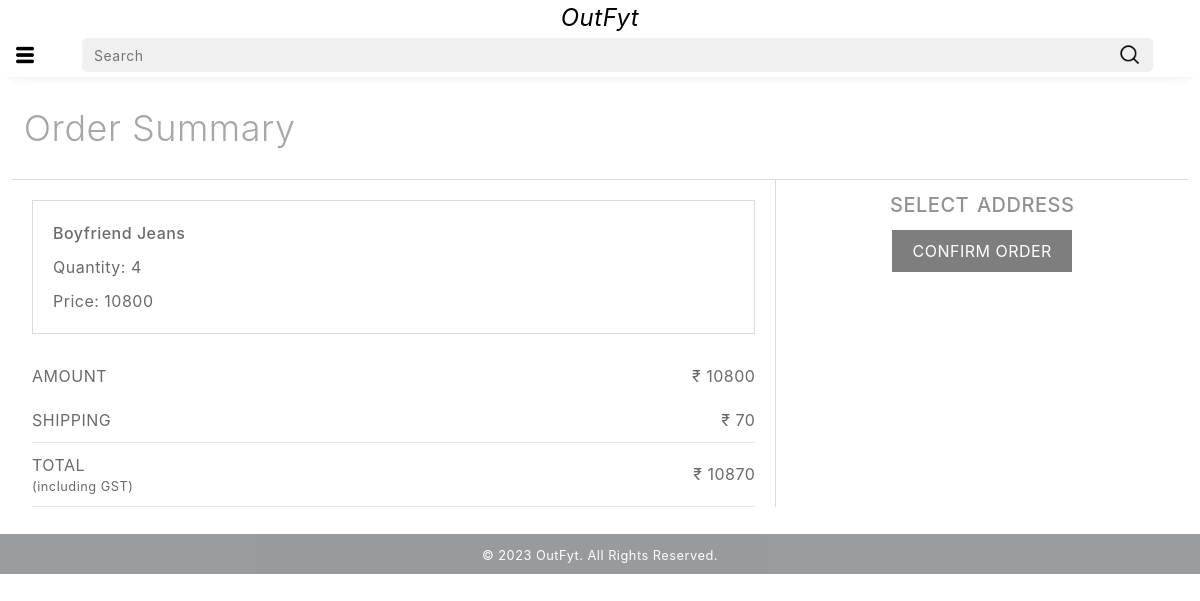
/checkout/ (signed in), run on an earlier commit of the app's database.
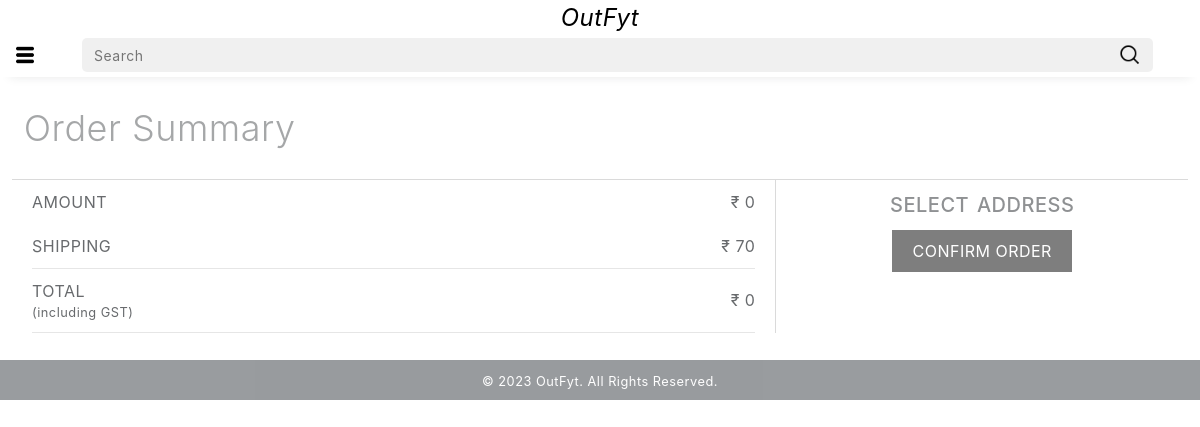
And on a later commit of the database.
### app/models.py (models this page shows, shortened)
class Cart(models.Model):
    user=models.ForeignKey(User,on_delete=models.CASCADE)
    product=models.ForeignKey(Product,on_delete=models.CASCADE)
    quantity=models.PositiveIntegerField(default=1)
    @property
    def total_cost(self):
        return self.quantity * self.product.discounted_price

class Product(models.Model):
    title=models.CharField(max_length=100)
    selling_price=models.IntegerField()
    discounted_price=models.IntegerField()
    description=models.TextField()
    brand=models.CharField(max_length=100)
    category=models.CharField(choices=CATEGORY_CHOICES,max_length=3)
    product_image=models.ImageField(upload_to='productimg')

### app/views.py (the view)
# urls.py: path('checkout/', views.checkout, name='checkout'),
@login_required
def checkout(request):
    totalitem = 0
    if request.user.is_authenticated:
        totalitem = len(Cart.objects.filter(user=request.user))
    user = request.user
    address = Customer.objects.filter(user=user)
    cart_items = Cart.objects.filter(user=user)
    amount = 0
    shipping_amount = 70
    totalamount = 0
    cart_product = [p for p in Cart.objects.all() if p.user==request.user]
    if cart_product:
        for p in cart_product:
            tempamount = (p.quantity* p.product.discounted_price)
            amount += tempamount
        totalamount = amount + shipping_amount
    return render(request, 'app/checkout.html', {'address':address, 'totalamount': totalamount, 'cart_items': cart_items, 'totalitem':totalitem, 'amount': amount})

### app/templates/app/checkout.html (shortened to what this page needs)
{% extends 'app/base.html' %}
{% load static %}
{% block main-content %}
<div class="all-products-main">
  <div class="all-products-header">Order Summary</div>
    <div class="all-products-body">
      <div class="cart-items-main">
        {% for item in cart_items %}
        <div class="each-order-item">
          <div class="each-order-item-title light w-500">{{ item.product.title }}</div>
          <div class="each-order-item-quantity light">Quantity: {{ item.quantity }}</div>
          <div class="each-order-item-price light">Price: {{ item.total_cost }}</div>
        </div>
        {% endfor %}
        <div class="price-section light">
          <div class="price-header no-wrap">AMOUNT</div>
          <div class="no-wrap">
            <span>&#8377;</span>
            <span id="amount">{{amount}}</span>
          </div>
        </div>
        <div class="price-section light shipping-price-div">
          <div class="price-header no-wrap">SHIPPING</div>
          <div class="no-wrap">
            <span>&#8377;</span>
            <span>70</span>
          </div>
        </div>
        <div class="price-section light total-price-div">
          <div class="">TOTAL <small class="no-wrap">(including GST)</small></div>
          <div class="no-wrap">
            <span>&#8377;</span>
            <span id ="totalamount">{{totalamount}}</span>
          </div>
        </div>
      </div>
      <div class="cart-price-main">
        <div class="upper-header lighter price-main-header">SELECT ADDRESS</div>
        <form action="/paymentdone" class="order-addresses">
          <div class="text-end">
            <button type="submit" class="custom-btn btn-6 light confirm-order disabled lighter"><span>CONFIRM ORDER</span></button>
          </div>
        </form>
      </div>
    </div>
</div>
{% endblock main-content %}

What changed in the data, as far as the page shows it:
removed Cart: product "Boyfriend Jeans", quantity "4", total_cost "10800"
Also different on the page:
{{ amount }}: "10800" → "0"
{{ totalamount }}: "10870" → "0"
